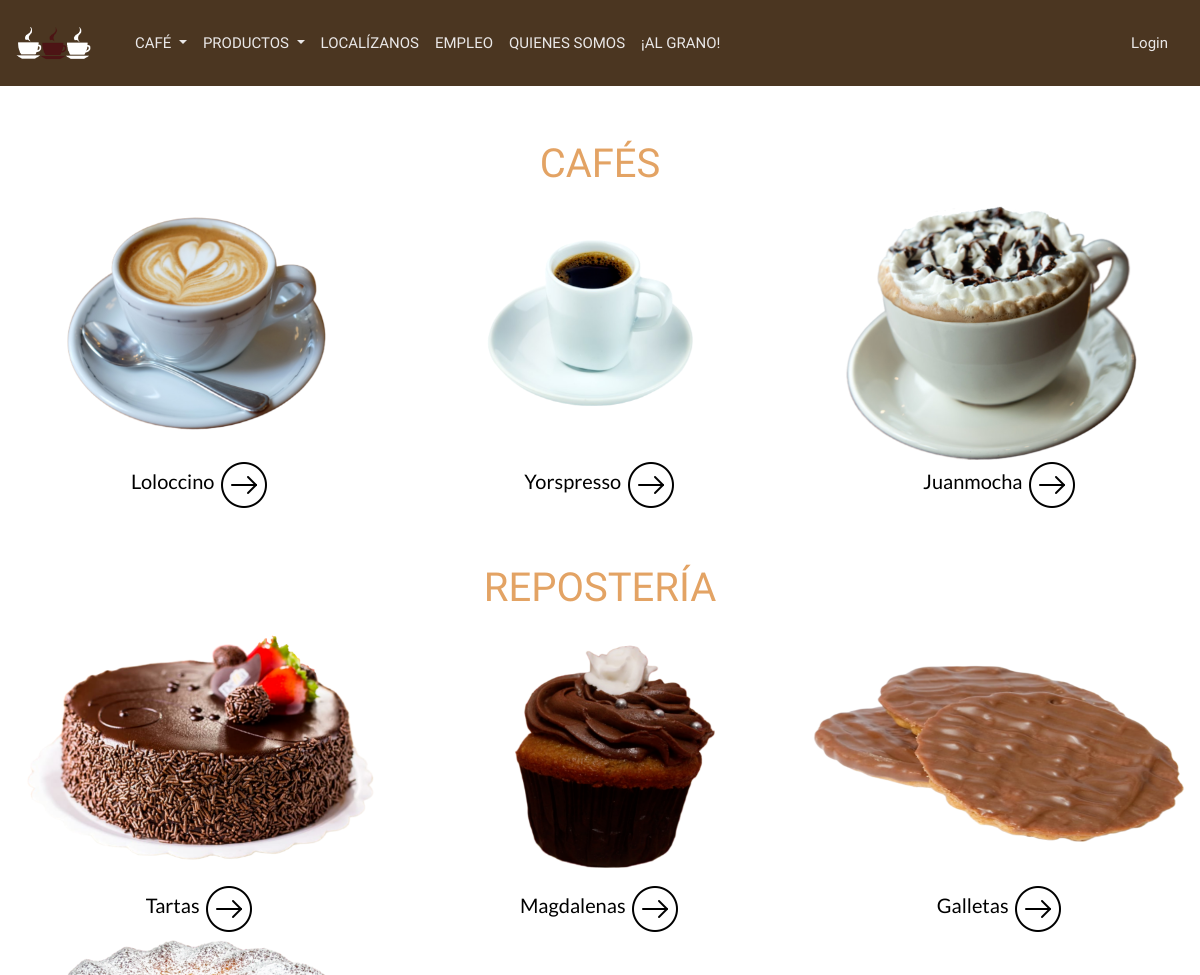
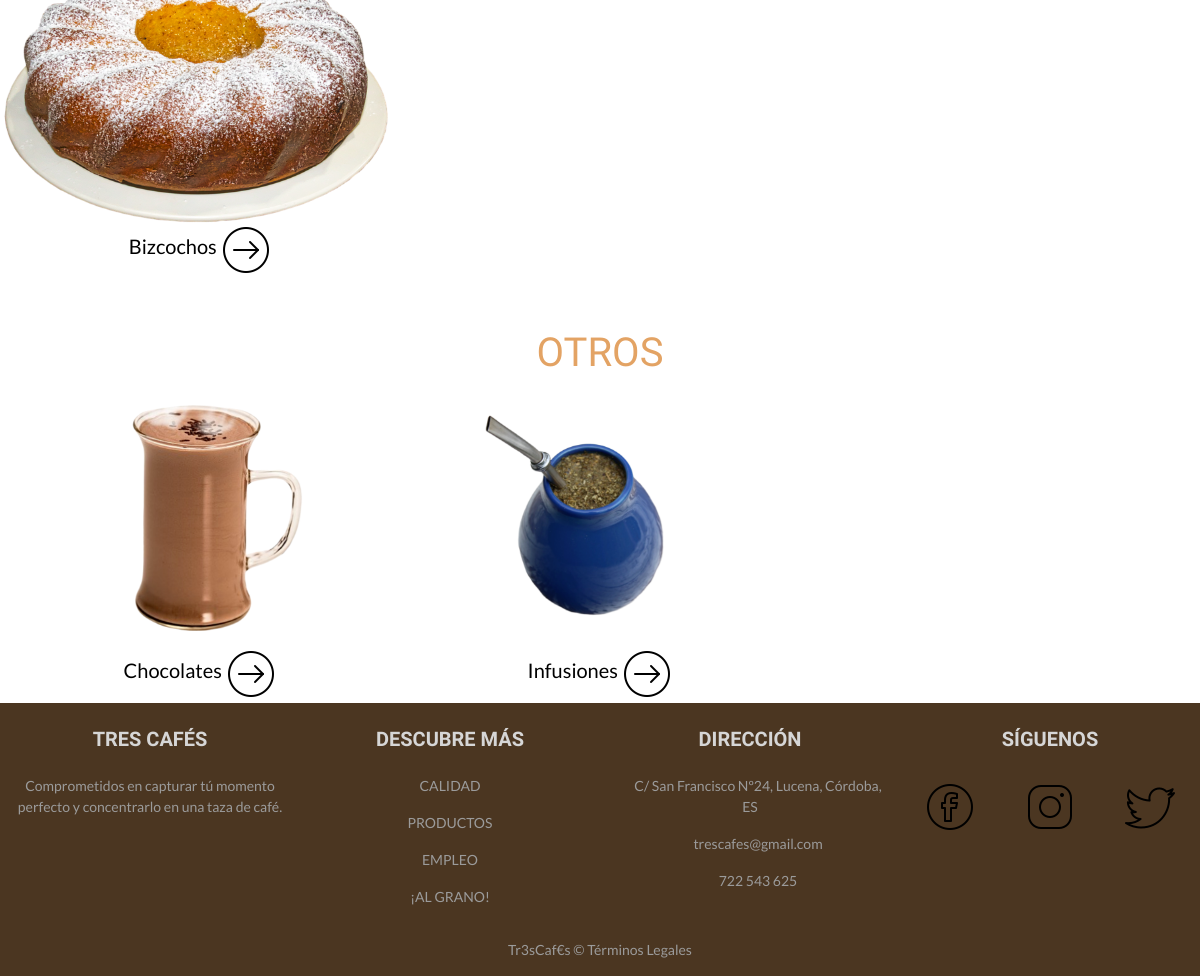
The page /productos.php on the database its author committed (2 pictures, top to bottom).
### tables this page shows
CREATE TABLE `producto` (
  `idProducto` int(11) NOT NULL,
  `tipo` enum('cafe','reposteria','otro') NOT NULL,
  `nombreProducto` varchar(100) NOT NULL,
  `descripcion` varchar(500) NOT NULL,
  `imagenProducto` varchar(50) NOT NULL,
  `proteinas` double NOT NULL,
  `carbohidratos` double NOT NULL,
  `grasas` double NOT NULL
);

### clases/Producto.php (called while the page is built, shortened)
<?php
class Producto {
    public function __construct($idProducto, $tipo, $nombreProducto, $descripcion, $imagenProducto, $proteinas, $carbohidratos, $grasas) {
        $this->tipo = $tipo;
        $this->nombreProducto = $nombreProducto;
        $this->imagenProducto = $imagenProducto;
    }
    public static function recuperarProductos() {
        $conex = new Conexion();
        if ($conex->connect_errno) {
            return FALSE;
        } else {
            $result = $conex->query("SELECT * FROM producto order by tipo");
            if ($conex->affected_rows != 0) {
                while ($object = $result->fetch_object()) {
                    $p = new self($object->idProducto, $object->tipo, $object->nombreProducto, $object->descripcion, $object->imagenProducto, $object->proteinas, $object->carbohidratos, $object->grasas);
                    $array[] = $p;
                }
                return $array;
            } else {
                return FALSE;
            }
        }
    }
    public function __get($name) {
        return $this->$name;
    }
}

### productos.php (the view, shortened to what this page needs)
<!DOCTYPE html>
<?php
require_once './clases/Producto.php';
?>
<html>
    <head>
        <?php
        include('includes/head.php');
        ?>
    </head>
    <body>
        <?php
        include('includes/navbar.php');
                    ?>
                    <?php
        if ($productos = Producto::recuperarProductos()) {
            ?>
            <article>
                <section class="row">
                    <div class="col-sm-4">
                    </div>
                    <div class="col-sm-4 text-center pt-5 text-title">
                        CAFÉS
                    </div>
                    <div class="col-sm-4">
                    </div>
                </section>
                <section class="row">
                    <?php
                    foreach ($productos as $value) {
                        if ($value->tipo == "cafe") {
                            ?>
                            <div class="col-sm-4 text-center">
                                <div class="hover hover-1">
                                    <a class="enlacesSinEstilo" href="producto.php?producto=<?php echo $value->nombreProducto; ?>"><img class="imagenTodosProductos" src="<?php echo $value->imagenProducto; ?>">
                                        </div>
                                        <span class="text-secondary"><?php echo $value->nombreProducto ?></span>
                                        <img src="img/siguiente.png"></a>
                                </div>
                                <?php
                            }
                        }
                        ?>
                </section>
            </article>
            <article>
                <section class="row">
                    <div class="col-sm-4">
                    </div>
                    <div class="col-sm-4 text-center pt-5 text-title">
                        REPOSTERÍA
                    </div>
                    <div class="col-sm-4">
                    </div>
                </section>
                <section class="row">
                    <?php
                    foreach ($productos as $value) {
                        if ($value->tipo == "reposteria") {
                            ?>
                            <div class="col-sm-4 text-center">
                                <div class="hover hover-1">
                                    <a class="enlacesSinEstilo" href="producto.php?producto=<?php echo $value->nombreProducto; ?>"><img class="imagenTodosProductos" src="<?php echo $value->imagenProducto; ?>">
                                        </div>
                                        <span class="text-secondary"><?php echo $value->nombreProducto ?></span>
                                        <img src="img/siguiente.png"></a>
                                </div>
                                <?php
                            }
                        }
                        ?>
                </section>
            </article>
            <article>
                <section class="row">
                    <div class="col-sm-4">
                    </div>
                    <div class="col-sm-4 text-center pt-5 text-title">
                        OTROS
                    </div>
                    <div class="col-sm-4">
                    </div>
                </section>
                <section class="row">
                    <?php
                    foreach ($productos as $value) {
                        if ($value->tipo == "otro") {
                            ?>
                            <div class="col-sm-4 text-center">
                                <div class="hover hover-1">
                                    <a class="enlacesSinEstilo" href="producto.php?producto=<?php echo $value->nombreProducto; ?>"><img class="imagenTodosProductos" src="<?php echo $value->imagenProducto; ?>">
                                        </div>
                                        <span class="text-secondary"><?php echo $value->nombreProducto ?></span>
                                        <img src="img/siguiente.png"></a>
                                </div>
                                <?php
                            }
                        }
                        ?>
                </section>
            </article>
            <?php
        }
        ?>
        <?php
        include('includes/footer.php');
        ?>
    </body>
</html>

### includes/head.php (shortened to what this page needs)
<link rel="stylesheet" href="https://maxcdn.bootstrapcdn.com/bootstrap/4.1.3/css/bootstrap.min.css">
<link rel="stylesheet" href="css/index.css">
<link rel="stylesheet" href="https://use.fontawesome.com/releases/v5.3.1/css/all.css">

### includes/navbar.php (shortened to what this page needs)
<?php
require_once './clases/Producto.php';
?>
<div class="container-fluid text-center">
    <div class="row">
        <div class="col p-0">
            <nav class="navbar navbar-expand-lg bg-primary">
                <a class="navbar-brand" href="index.php"><img class="imgLogo " src="img/ejemplo.png"></a>
                <div class="collapse navbar-collapse" id="collapsibleNavbar">
                    <ul class="nav navbar-nav navbar-letra">
                        <li class="nav-item dropdown">
                            <a class="nav-link dropdown-toggle" href="" id="collapsingNavbar"
                               data-toggle="dropdown" aria-haspopup="true"  aria-labelledby="dropdownMenuButton" aria-expanded="false">
                                CAFÉ
                            </a>
                        <li class="nav-item dropdown">
                            <a class="nav-link dropdown-toggle" href="" id="collapsingNavbar"
                               data-toggle="dropdown" aria-haspopup="true"  aria-labelledby="dropdownMenuButton" aria-expanded="false">
                                PRODUCTOS
                            </a>
                                                                <?php
                                                                if ($productos = Producto::recuperarProductos()) {
                                                                    echo "<ul class='dropdown-menu'>";
                                                                    foreach ($productos as $value) {
                                                                        if ($value->tipo == "cafe") {
                                ?>
                                <li class="dropdown-item"><a class="dropdown-item" href="./producto.php?producto=<?php echo $value->nombreProducto; ?>"><?php echo $value->nombreProducto; ?></a></li>
                                                <?php
                                            }
                                        }
                                        echo "</ul>";
                                    }
                                    ?>
                        </li>
                        <li class="nav-item">
                            <a class="nav-link" href="./localizanos.php">LOCALÍZANOS</a>
                        </li>
                        <li class="nav-item">
                            <a class="nav-link" href="./empleo.php">EMPLEO</a>
                        </li>
                        <li class="nav-item">
                            <a class="nav-link" href="./quienesSomos.php">QUIENES SOMOS</a>
                        </li>
                        <li class="nav-item">
                            <a class="nav-link" href="./alGrano.php">¡AL GRANO!</a>
                        </li>
                    </ul>
                    <div class="ml-auto">
                        <?php
                        if (!isset($_SESSION['usuario'])) {
                            ?>
                            <a href="" id="dropdownLoginLI" class="nav-link" data-toggle="modal" data-target="#exampleModal">Login</a>
                            <?php
                        }
                        ?>
                    </div>
                </div>
            </nav>
        </div>
    </div>

### includes/footer.php
<footer>
    <div class="row bg-primary lighten-3 pt-4  bg-primary text-footer mt-1">
        <div class="col-sm-3">
            <h5 class="font-weight-bold text-uppercase mb-4">Tres Cafés</h5>
            <p class="text-footer-cuerpo">Comprometidos en capturar tú momento perfecto y concentrarlo en una taza de café.</p>
        </div>
        <div class="col-sm-3">
            <h5 class="font-weight-bold text-uppercase mb-4">descubre más</h5>
            <ul class="list-unstyled text-footer-cuerpo ">
                <li>
                    <p>
                        <a href="calidad.php">CALIDAD</a>
                    </p>
                </li>
                <li>
                    <p>
                        <a href="productos.php">PRODUCTOS</a>
                    </p>
                </li>
                <li>
                    <p>
                        <a href="empleo.php">EMPLEO</a>
                    </p>
                </li>
                <li>
                    <p>
                        <a href="alGrano.php">¡AL GRANO!</a>
                    </p>
                </li>
            </ul>
        </div>
        <div class="col-sm-3">
            <h5 class="font-weight-bold text-uppercase mb-4">DIRECCIÓN</h5>
            <ul class="list-unstyled text-footer-cuerpo">
                <li>
                    <p>
                        <i class="mr-3"></i> C/ San Francisco Nº24, Lucena, Córdoba, ES</p>
                </li>
                <li>
                    <p>
                        <i class="mr-3"></i> trescafes@gmail.com</p>
                </li>
                <li>
                    <p>
                        <i class="mr-3"></i> 722 543 625</p>
                </li>
            </ul>
        </div>
        <div class="col-sm-3">
            <h5 class="font-weight-bold text-uppercase mb-4">SÍGUENOS</h5>
            <div class="row">
                <div class="col">
                    <a href="https://www.facebook.com" target="_blank"><img src="img/icons8-facebook-rodeado-de-círculo-50.png"><img></a>
                </div>
                <div class="col">
                    <a href="https://www.instagram.com" target="_blank"><img src="img/icons8-instagram-50.png"><img></a>
                </div>
                <div class="col">
                    <a href="https://www.twitter.com" target="_blank"><img src="img/icons8-twitter-50.png"><img></a>
                </div>
            </div>
        </div>
    </div>
        <div class="row">
            <div class="col-sm-12 py-3 bg-primary text-footer-cuerpo"><a href="terminosLegales.php">Tr3sCaf€s © Términos Legales</a></div>
        </div>
</footer>

### css/index.css (style rules this page uses)
.imagenTodosProductos { width: 25rem; height: 16.625rem; }
.imgLogo { width: 4.6875rem; margin-right: 1.25rem; }
.bg-primary { background-color: #4b3621 !important; }
nav { font-family: "Be Vietnam", sans-serif; }
.text-title { font-family: "Open Sans Condensed", sans-serif; font-size: 2.5rem !important; color: #e3a364 !important; }
.text-footer { font-family: "Open Sans Condensed", sans-serif; font-size: 2.5rem; color: #d6d6d6 !important; }
.text-footer-cuerpo { font-family: "Lato", sans-serif; font-size: 0.875rem; color: #9b9b9b !important; }
.text-secondary { font-family: "Lato", sans-serif !important; font-size: 1.25rem !important; color: black !important; }
.hover-1 img { position: relative; left: -5%; transition: all 0.3s; }
footer a { text-decoration: none; color: #9b9b9b !important; }
.nav-link { color: #EAE8E8 !important; font-size: 0.938rem; }
.nav-item { font-size: 0.938rem; color: #d6d6d6 !important; }
.navbar-letra { font-size: 1rem; }

### rows shown on the page
producto: imagenProducto (picture), nombreProducto "Loloccino"
producto: imagenProducto (picture), nombreProducto "Yorspresso"
producto: imagenProducto (picture), nombreProducto "Juanmocha"
producto: imagenProducto (picture), nombreProducto "Tartas"
producto: imagenProducto (picture), nombreProducto "Magdalenas"
producto: imagenProducto (picture), nombreProducto "Galletas"
producto: imagenProducto (picture), nombreProducto "Bizcochos"
producto: imagenProducto (picture), nombreProducto "Chocolates"
producto: imagenProducto (picture), nombreProducto "Infusiones"
